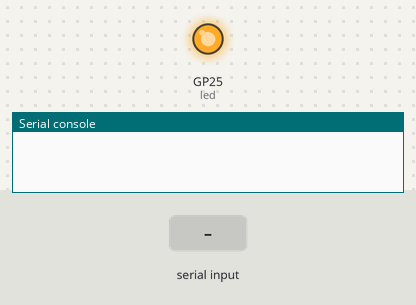
Recording of a program running on a simulated Raspberry Pi Pico running MicroPython. Shown: output pins drawn as LEDs (lit = HIGH), the last lines printed to the serial console. The test bench sets the inputs (shaded band).

Above: at 2.2 s.
2.3 s: "0" typed at the serial console, then Enter
At 2.7 s:
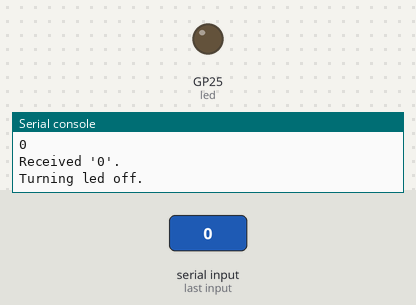
3.8 s: "1" typed at the serial console, then Enter
At 5.1 s:
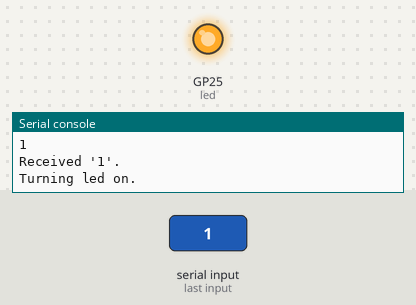
Timing chart, 0 to 6.8 s (numbered marks = the images above; inputs shaded):
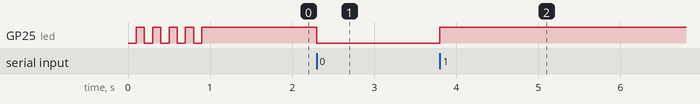

The program:

main.py
```python
import machine
from machine import Pin
import time

# Use on-board led
led = Pin(25, Pin.OUT)

sensor_temp = machine.ADC(4)
conversion_factor = 3.3 / (65535)

# Blink led to confirm successful flashing
for _ in range(5):
    led(0)
    time.sleep(.1)
    led(1)
    time.sleep(.1)

# Wait for data from the connection
while True:
    data = input()

    print("Received '" + data + "'.")
    if data == '0':
        led(0)
        print("Turning led off.")
    elif data == '1':
        led(1)
        print("Turning led on.")
    elif data == '2':
        reading = sensor_temp.read_u16() * conversion_factor
        temperature = 27 - (reading - 0.706) / 0.001721
        print(f"Temperature: {temperature} °C")
    else:
        print("Unknown command.")
```

Measured:
- after the input at 2.3 s, GP25 (led): HIGH → LOW at once
- after the input at 3.8 s, GP25 (led): LOW → HIGH at once
